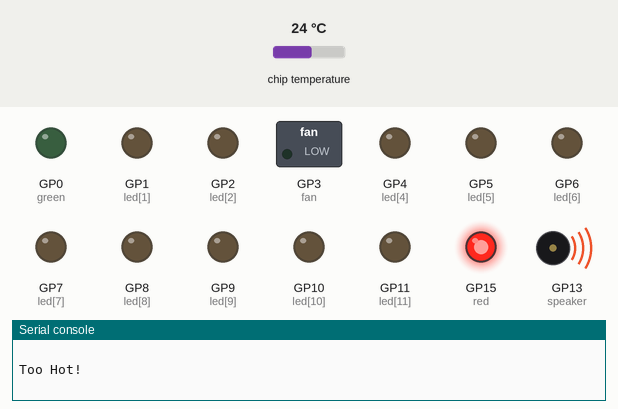
This program was run on a simulated Raspberry Pi Pico running MicroPython. Shown: switched loads named in the program (green lamp = pin HIGH), output pins drawn as LEDs (lit = HIGH), buzzer (waves = sounding, pin HIGH), the last lines printed to the serial console. Inputs (shaded band) come from the test bench; at power-on: chip temperature 24 °C.

Above: at 1.2 s.
1.3 s: chip temperature set to 22 °C
At 4.4 s:
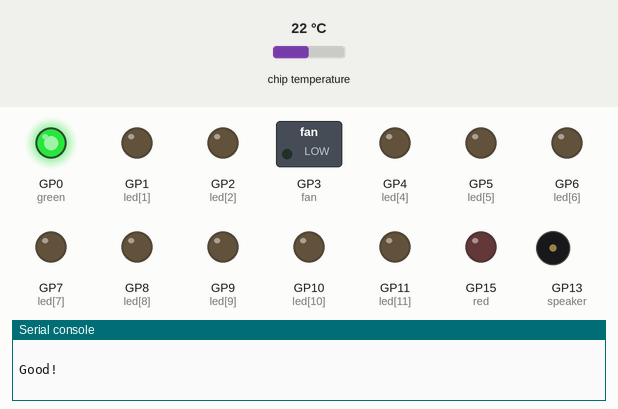
6.3 s: chip temperature set to 34 °C
At 8.7 s:
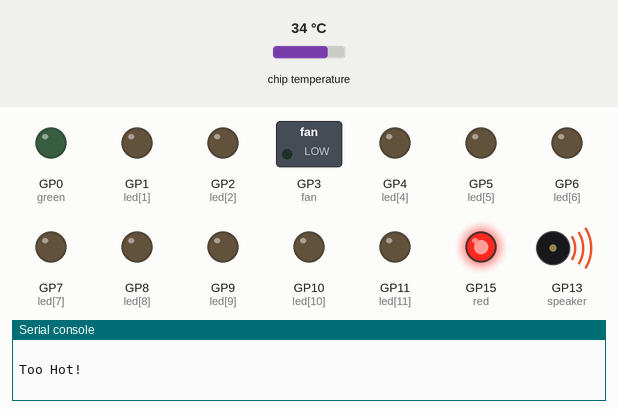
11.3 s: chip temperature set to 1 °C
At 12.9 s:
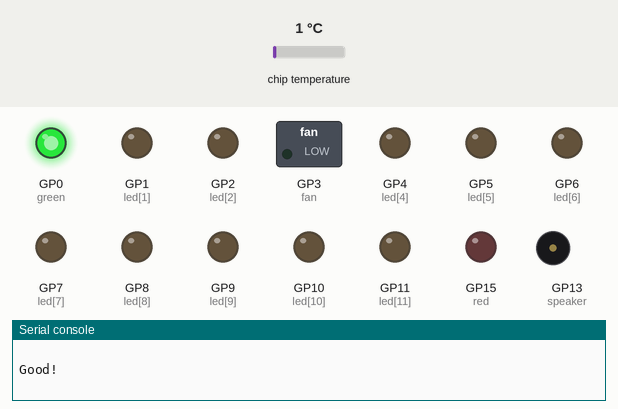
Timing chart, 0 to 14.4 s (numbered marks = the images above; inputs shaded):
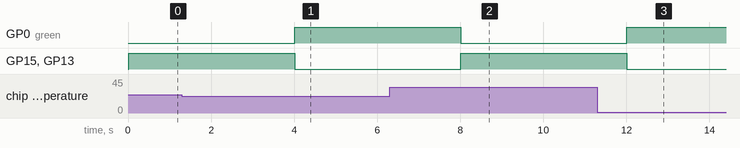

The program:

main.py
```python
# main.py: Driver Code for the Raspberry Pi Pico Temperature LED Project
# Author: Timothy Do
# Modifications:
# v1.0: Added Driving Code for 24/7 Led Temperature Checking at 75° F 7/14/21

import temp
import utime
import test

test.clean()
while(1):
    try:
        temp.tempLED(75)
        utime.sleep(10)
    except KeyboardInterrupt:
        break

print("Cleaning All GPIO Pins")
test.clean()
```

temp.py
```python
# temp.py: Measuring Temperature of Raspberry Pi Pico Sensor
# Author: Timothy Do
# Modifications:
# v1.0: Added Helper Voltage Functions, converting ADC to Temperatures (7/7/21)
# v1.1: Made Threshold Voltage a parameter rather than input (7/14/21)
# v1.2: Added a speaker output to alert the user of high temperature (4/10/2023)
# v1.3: Replaced Speaker square wave with DC buzzer, Added Fan (05/10/2023)


import machine
import utime
import blink
import test

#Global Variables
sense = machine.ADC(4)
factor = 3.3 /  65535
red = machine.Pin(15,machine.Pin.OUT) #Red LED
speaker = machine.Pin(13,machine.Pin.OUT) #DC Buzzer
fan = machine.Pin(3,machine.Pin.OUT) #3.3V Fan
green = machine.Pin(0,machine.Pin.OUT) #Buzzer

#Voltage Conversions Specific to Sensor
def voltToCel(voltage):
    return 27 - (voltage - 0.706)/0.001721

def voltToFar(voltage):
    return (voltToCel(voltage) * (9/5)) + 32

def voltToKel(voltage):
    return voltToCel(voltage) + 273.15

def tempLED(limit):
    blink.off(red)
    blink.off(green)
    loop = 0
    while(loop <= 25):
        loop = loop + 1
        volt = sense.read_u16() * factor
        print(str(loop) + ". Temp on Pico: \n" + str(voltToFar(volt)) + "° F\n" + str(voltToCel(volt)) + "° C\n" + str(voltToKel(volt)) + "° K\n")
        if(voltToFar(volt) >= limit):
            print("Too Hot!\n")
            blink.on(red)
            #blink.square(speaker,500,1)
            blink.on(speaker)
            blink.off(green)
        else:
            print("Good!\n")
            blink.on(green)
            blink.off(red)
            blink.off(speaker)
            blink.off(fan)
        utime.sleep(4)
    blink.off(red)
    blink.off(green)
    blink.off(speaker)
    blink.off(fan)
    test.clean()
    print("Done")

def main():
    limit = float(input("Threshold Temp in F: "))
    tempLED(limit)
```

test.py
```python
import machine
import time
# test.py: Debugging Modules for the Raspberry Pi Pico
# Author: Timothy Do

import blink

def check(duration):
    for i in range(29):
        print("Testing Pin " + str(i))
        led = machine.Pin(i,machine.Pin.OUT)
        blink.on(led)
        time.sleep(duration)
        blink.off(led)
        time.sleep(duration)

def onBoard():
    led = machine.Pin(25,machine.Pin.OUT)
    for i in range(20):
        blink.blink(led)
    print("On Board Test Done")

def clean():
    for i in range(29):
        print("Cleaning up GPIO Pin " + str(i))
        led = machine.Pin(i,machine.Pin.OUT)
        blink.off(led)
```

blink.py
```python
# blink.py: Program to make the Raspberry Pi Pico 'blink'
# Contains helper functions to turn GPIO Pins High/Low
# Author: Timothy Do

import machine
import utime

def on(led):
    led.value(1)

def off(led):
    led.value(0)

def blink(led):
    on(led)
    utime.sleep(0.05)
    off(led)
    utime.sleep(0.05)

def square(led,freq,duration):
    for i in range(round(duration*freq/2)):
        on(led)
        utime.sleep(1/freq)
        off(led)
        utime.sleep(1/freq)

if __name__ ==  '__main__':
    speaker = machine.Pin(16,machine.Pin.OUT)
    square(speaker,500,10)
```

Measured:
- the behaviour switches between 24 and 23 °C on chip temperature (found by bisection; images 0 and 1)
- after the input at 1.3 s, GP0 (green): LOW → HIGH after 2.7 s; GP15 (red), GP13 (speaker): HIGH → LOW after 2.7 s
- after the input at 6.3 s, GP0 (green): HIGH → LOW after 1.7 s; GP15 (red), GP13 (speaker): LOW → HIGH after 1.7 s
- after the input at 11.3 s, GP0 (green): LOW → HIGH after 0.72 s; GP15 (red), GP13 (speaker): HIGH → LOW after 0.72 s
